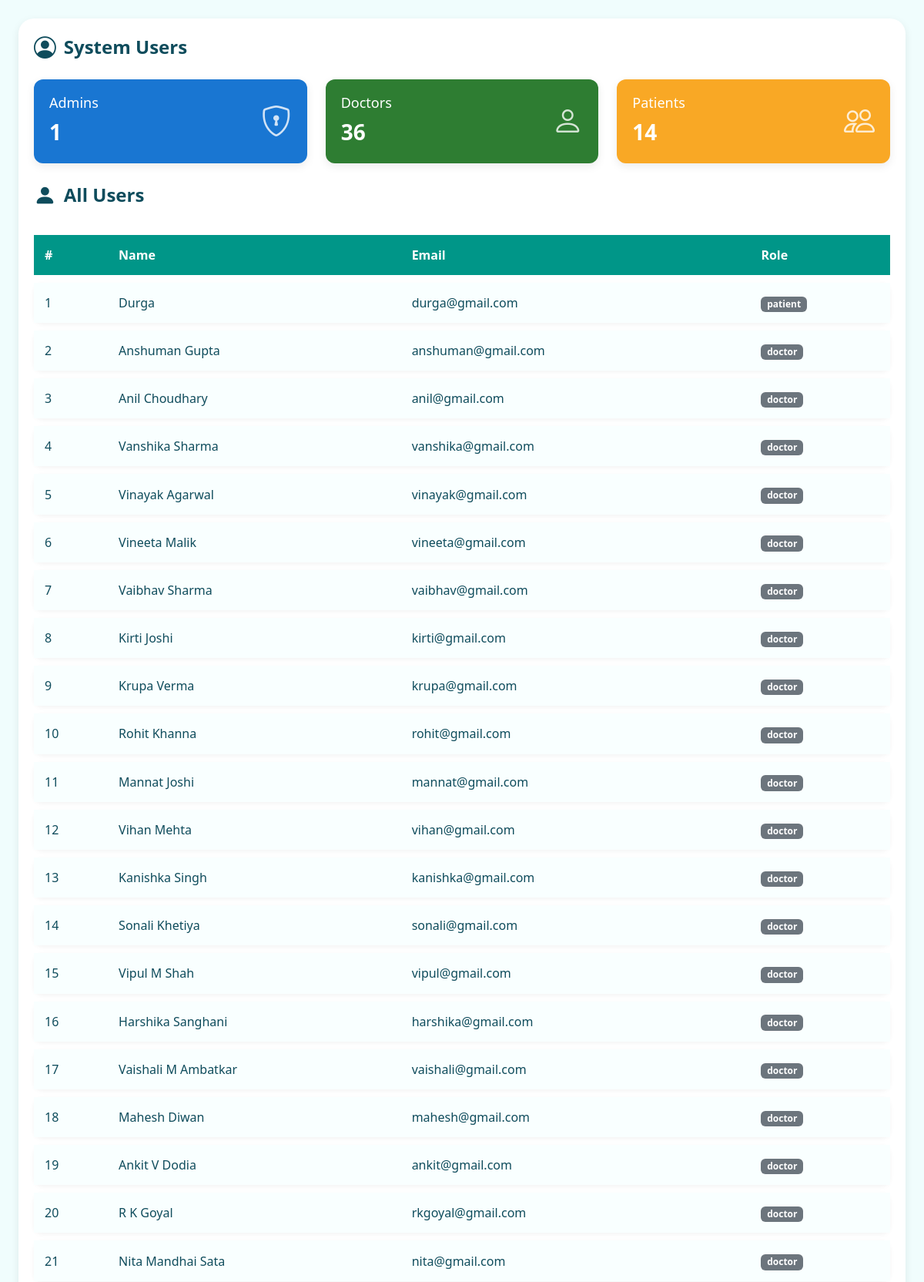
The app's page /admin/users.php (signed in, upper part) with its own data.
### tables this page shows
CREATE TABLE `user` (
  `id` int(5) NOT NULL,
  `name` varchar(20) NOT NULL,
  `email` varchar(30) NOT NULL,
  `password` varchar(255) NOT NULL,
  `user_type` varchar(20) NOT NULL DEFAULT 'user'
);

### admin/users.php (the view, shortened to what this page needs)
<?php
$host = 'localhost';
$user = 'root';
$pass = '';
$dbname = 'doctor_directory';
$conn = new mysqli($host, $user, $pass, $dbname);
$counts = $conn->query("SELECT user_type, COUNT(*) as total FROM user GROUP BY user_type");
$roleCounts = ['admin' => 0, 'doctor' => 0, 'patient' => 0];
while ($row = $counts->fetch_assoc()) {
    $roleCounts[$row['user_type']] = $row['total'];
}
$users = $conn->query("SELECT id, name, email, user_type FROM user ORDER BY id DESC");
?>
<!DOCTYPE html>
<html>
<head>
  <link href="https://cdn.jsdelivr.net/npm/bootstrap@5.3.0/dist/css/bootstrap.min.css" rel="stylesheet">
  <link rel="stylesheet" href="https://cdn.jsdelivr.net/npm/bootstrap-icons@1.10.5/font/bootstrap-icons.css">
</head>
<body class="p-4">
  <div class="table-card">
<h3 class="page-title mb-4">
  <i class="bi bi-person-circle"></i> System Users
</h3>
  <div class="row mb-4">
    <div class="col-md-4">
      <div class="stat-card bg-admin">
        <div>
          <h5>Admins</h5>
          <p><?= $roleCounts['admin'] ?></p>
        </div>
        <i class="bi bi-shield-lock stat-icon"></i>
      </div>
    </div>
    <div class="col-md-4">
      <div class="stat-card bg-doctor">
        <div>
          <h5>Doctors</h5>
          <p><?= $roleCounts['doctor'] ?></p>
        </div>
        <i class="bi bi-person stat-icon"></i>
      </div>
    </div>
    <div class="col-md-4">
      <div class="stat-card bg-patient">
        <div>
          <h5>Patients</h5>
          <p><?= $roleCounts['patient'] ?></p>
        </div>
        <i class="bi bi-people stat-icon"></i>
      </div>
    </div>
  </div>
  <h3 class="page-title mb-4">
  <i class="bi bi-person-fill"></i>All Users
</h3>
  <table class="custom-table">
    <thead>
      <tr>
        <th>#</th>
        <th>Name</th>
        <th>Email</th>
        <th>Role</th>
      </tr>
    </thead>
    <tbody>
      <?php $i=1; while($row = $users->fetch_assoc()): ?>
      <tr>
        <td><?= $i++ ?></td>
        <td><?= htmlspecialchars($row['name']) ?></td>
        <td><?= htmlspecialchars($row['email']) ?></td>
        <td><span class="badge bg-secondary"><?= htmlspecialchars($row['user_type']) ?></span></td>
      </tr>
      <?php endwhile; ?>
    </tbody>
  </table>
  </div>
</body>
</html>

### admin/users.php (style rules this page uses)
body { background: #f0fdfd; font-family: 'Segoe UI', sans-serif; color: #0f4c5c; }
.table-card { background: #ffffff; border-radius: 20px; padding: 20px; box-shadow: 0 4px 12px rgba(0,0,0,0.08); }
.page-title { font-size: 1.5rem; font-weight: 700; color: #0f4c5c; display: flex; align-items: center; gap: 10px; }
.page-title i { font-size: 1.8rem; }
.stat-card { border-radius: 12px; padding: 20px; color: #fff; font-weight: 600; display: flex; align-items: center; justify-content: space-between; box-shadow: 0 4px 12px rgba(0,0,0,0.08); }
.stat-card h5 { font-size: 18px; margin-bottom: 6px; }
.stat-card p { font-size: 28px; margin: 0; }
.stat-icon { font-size: 40px; opacity: 0.8; }
.bg-admin { background: #1976d2; }
.bg-doctor { background: #2e7d32; }
.bg-patient { background: #f9a825; }
.custom-table { border-collapse: separate; border-spacing: 0 10px; width: 100%; }
.custom-table thead { background: #009688; color: #fff; }
.custom-table thead th { padding: 14px; border: none; font-weight: 600; }
.custom-table tbody tr { background: #f9ffff; border-radius: 12px; box-shadow: 0 2px 6px rgba(0,0,0,0.05); transition: all 0.3s ease; }
.custom-table tbody td { padding: 14px; border: none; vertical-align: middle; }

### records on screen
user: name "Durga", email "durga@gmail.com", user_type "patient"
user: name "Anshuman Gupta", email "anshuman@gmail.com", user_type "doctor"
user: name "Anil Choudhary", email "anil@gmail.com", user_type "doctor"
user: name "Vanshika Sharma", email "vanshika@gmail.com", user_type "doctor"
user: name "Vinayak Agarwal", email "vinayak@gmail.com", user_type "doctor"
user: name "Vineeta Malik", email "vineeta@gmail.com", user_type "doctor"
user: name "Vaibhav Sharma", email "vaibhav@gmail.com", user_type "doctor"
user: name "Kirti Joshi", email "kirti@gmail.com", user_type "doctor"
user: name "Krupa Verma", email "krupa@gmail.com", user_type "doctor"
user: name "Rohit Khanna", email "rohit@gmail.com", user_type "doctor"
user: name "Mannat Joshi", email "mannat@gmail.com", user_type "doctor"
user: name "Vihan Mehta", email "vihan@gmail.com", user_type "doctor"
user: name "Kanishka Singh", email "kanishka@gmail.com", user_type "doctor"
user: name "Sonali Khetiya", email "sonali@gmail.com", user_type "doctor"
user: name "Vipul M Shah", email "vipul@gmail.com", user_type "doctor"
user: name "Harshika Sanghani", email "harshika@gmail.com", user_type "doctor"
user: name "Vaishali M Ambatkar", email "vaishali@gmail.com", user_type "doctor"
user: name "Mahesh Diwan", email "mahesh@gmail.com", user_type "doctor"
user: name "Ankit V Dodia", email "ankit@gmail.com", user_type "doctor"
user: name "R K Goyal", email "rkgoyal@gmail.com", user_type "doctor"
user: name "Nita Mandhai Sata", email "nita@gmail.com", user_type "doctor"

### other values on screen
$roleCounts['admin'] "1"
$roleCounts['doctor'] "36"
$roleCounts['patient'] "14"
